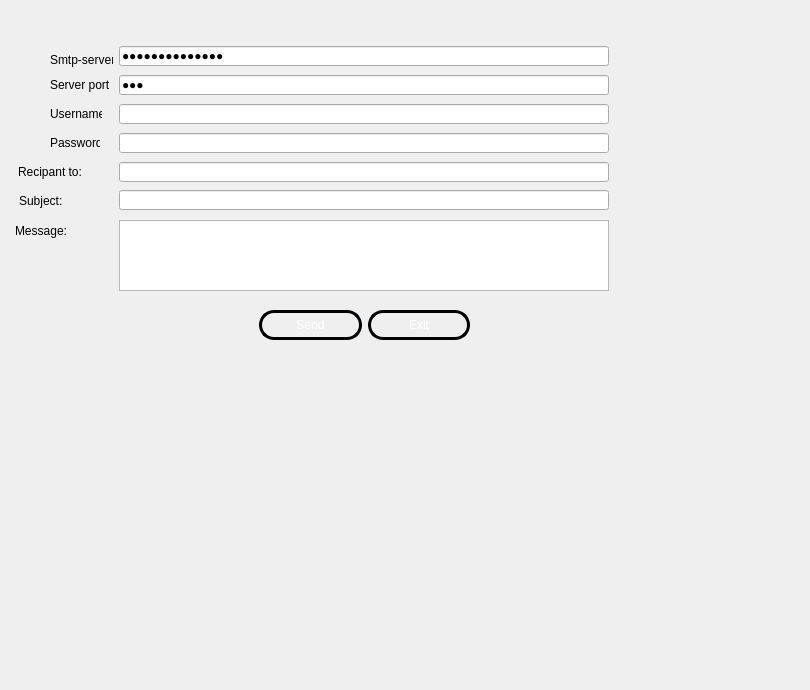
      <widget class="QWidget" name="tab">
       <attribute name="title">
        <string>Mail</string>
       </attribute>
       <widget class="QLabel" name="label_28">
        <property name="geometry">
         <rect>
          <x>50</x>
          <y>133</y>
          <width>50</width>
          <height>20</height>
         </rect>
        </property>
        <property name="text">
         <string>Password:</string>
        </property>
       </widget>
       <widget class="QLabel" name="label_30">
        <property name="geometry">
         <rect>
          <x>19</x>
          <y>191</y>
          <width>71</width>
          <height>20</height>
         </rect>
        </property>
        <property name="styleSheet">
         <string notr="true">QLabel{
Font-size: 15px;
color: white

};

</string>
        </property>
        <property name="text">
         <string>Subject:</string>
        </property>
       </widget>
       <widget class="QLineEdit" name="rcpt">
        <property name="geometry">
         <rect>
          <x>119</x>
          <y>162</y>
          <width>490</width>
          <height>20</height>
         </rect>
        </property>
       </widget>
       <widget class="QLineEdit" name="server">
        <property name="geometry">
         <rect>
          <x>119</x>
          <y>46</y>
          <width>490</width>
          <height>20</height>
         </rect>
        </property>
        <property name="text">
         <string>smtp.gmail.com</string>
        </property>
        <property name="echoMode">
         <enum>QLineEdit::Password</enum>
        </property>
       </widget>
       <widget class="QLineEdit" name="uname">
        <property name="geometry">
         <rect>
          <x>119</x>
          <y>104</y>
          <width>490</width>
          <height>20</height>
         </rect>
        </property>
        <property name="text">
         <string/>
        </property>
       </widget>
       <widget class="QLineEdit" name="subject">
        <property name="geometry">
         <rect>
          <x>119</x>
          <y>190</y>
          <width>490</width>
          <height>20</height>
         </rect>
        </property>
       </widget>
       <widget class="QPlainTextEdit" name="msg">
        <property name="geometry">
         <rect>
          <x>119</x>
          <y>220</y>
          <width>490</width>
          <height>71</height>
         </rect>
        </property>
       </widget>
       <widget class="QLineEdit" name="paswd">
        <property name="geometry">
         <rect>
          <x>119</x>
          <y>133</y>
          <width>490</width>
          <height>20</height>
         </rect>
        </property>
        <property name="inputMask">
         <string/>
        </property>
        <property name="text">
         <string/>
        </property>
        <property name="echoMode">
         <enum>QLineEdit::Password</enum>
        </property>
       </widget>
       <widget class="QLineEdit" name="port">
        <property name="geometry">
         <rect>
          <x>119</x>
          <y>75</y>
          <width>490</width>
          <height>20</height>
         </rect>
        </property>
        <property name="text">
         <string>465</string>
        </property>
        <property name="echoMode">
         <enum>QLineEdit::Password</enum>
        </property>
       </widget>
       <widget class="QWidget" name="layoutWidget_2">
        <property name="geometry">
         <rect>
          <x>259</x>
          <y>295</y>
          <width>211</width>
          <height>61</height>
         </rect>
        </property>
        <layout class="QHBoxLayout" name="horizontalLayout">
         <item>
          <widget class="QPushButton" name="sendBtn">
           <property name="styleSheet">
            <string notr="true"> QPushButton {
color: #ffffff;
border: 3px solid #010203;
font: 8pt &quot;MS Reference Sans Serif&quot;;
border-radius: 15px;
padding: 5px;
background: qradialgradient(cx: 0.3, cy: -0.4,
fx: 0.3, fy: -0.4,
radius: 3, stop: 0 #010203, stop: 1 #c4c9c7);
min-width: 80px;
}

QPushButton:hover {
background: qradialgradient(cx: 0.3, cy: -0.4,
fx: 0.3, fy: -0.4,
radius: 3, stop: 0 #010203, stop: 1 #010203);
}

 QPushButton:pressed {
background: qradialgradient(cx: 0.4, cy: -0.1,
fx: 0.4, fy: -0.1,
radius: 3, stop: 0 #c4c9c7, stop: 1 #c4c9c7);
}</string>
           </property>
           <property name="text">
            <string>Send</string>
           </property>
          </widget>
         </item>
         <item>
          <widget class="QPushButton" name="exitBtn">
           <property name="styleSheet">
            <string notr="true"> QPushButton {
color: #ffffff;
border: 3px solid #010203;
font: 8pt &quot;MS Reference Sans Serif&quot;;
border-radius: 15px;
padding: 5px;
background: qradialgradient(cx: 0.3, cy: -0.4,
fx: 0.3, fy: -0.4,
radius: 3, stop: 0 #010203, stop: 1 #c4c9c7);
min-width: 80px;
}

QPushButton:hover {
background: qradialgradient(cx: 0.3, cy: -0.4,
fx: 0.3, fy: -0.4,
radius: 3, stop: 0 #010203, stop: 1 #010203);
}

 QPushButton:pressed {
background: qradialgradient(cx: 0.4, cy: -0.1,
fx: 0.4, fy: -0.1,
radius: 3, stop: 0 #c4c9c7, stop: 1 #c4c9c7);
}</string>
           </property>
           <property name="text">
            <string>Exit</string>
           </property>
          </widget>
         </item>
        </layout>
       </widget>
       <widget class="QLabel" name="label_25">
        <property name="geometry">
         <rect>
          <x>50</x>
          <y>50</y>
          <width>63</width>
          <height>20</height>
         </rect>
        </property>
        <property name="text">
         <string>Smtp-server:</string>
        </property>
       </widget>
       <widget class="QLabel" name="label_26">
        <property name="geometry">
         <rect>
          <x>50</x>
          <y>75</y>
          <width>59</width>
          <height>20</height>
         </rect>
        </property>
        <property name="text">
         <string>Server port:</string>
        </property>
       </widget>
       <widget class="QLabel" name="label_27">
        <property name="geometry">
         <rect>
          <x>50</x>
          <y>104</y>
          <width>52</width>
          <height>20</height>
         </rect>
        </property>
        <property name="text">
         <string>Username:</string>
        </property>
       </widget>
       <widget class="QLabel" name="label_29">
        <property name="geometry">
         <rect>
          <x>18</x>
          <y>162</y>
          <width>91</width>
          <height>20</height>
         </rect>
        </property>
        <property name="styleSheet">
         <string notr="true">QLabel{
Font-size: 15px;
color: white

};

</string>
        </property>
        <property name="text">
         <string>Recipant to:</string>
        </property>
       </widget>
       <widget class="QLabel" name="label_31">
        <property name="geometry">
         <rect>
          <x>15</x>
          <y>220</y>
          <width>81</width>
          <height>22</height>
         </rect>
        </property>
        <property name="styleSheet">
         <string notr="true">QLabel{
Font-size: 15px;
color: white

};

</string>
        </property>
        <property name="text">
         <string>Message:</string>
        </property>
       </widget>
       <widget class="QLabel" name="label_14">
        <property name="geometry">
         <rect>
          <x>-20</x>
          <y>-200</y>
          <width>801</width>
          <height>681</height>
         </rect>
        </property>
        <property name="styleSheet">
         <string notr="true">border-image: url(C:/Users/MY HP/Desktop/QT/5edma avec metier sans intg/Crud employe,mission/projet2020/malek/jribidesign.png);
</string>
        </property>
        <property name="text">
         <string/>
        </property>
       </widget>
       <widget class="QLabel" name="label_17">
        <property name="geometry">
         <rect>
          <x>0</x>
          <y>2</y>
          <width>731</width>
          <height>431</height>
         </rect>
        </property>
        <property name="styleSheet">
         <string notr="true">border-image: url(C:/Users/Dali/Desktop/Crud Offre,Candidats/projet2020/malek/dalu.png);
</string>
        </property>
        <property name="text">
         <string/>
        </property>
       </widget>
       <widget class="QLabel" name="label_19">
        <property name="geometry">
         <rect>
          <x>-10</x>
          <y>-8</y>
          <width>751</width>
          <height>401</height>
         </rect>
        </property>
        <property name="styleSheet">
         <string notr="true">border-image: url(C:/Users/Dali/Desktop/Crud employe,mission/projet2021/jribi/dalu.png);</string>
        </property>
        <property name="text">
         <string/>
        </property>
       </widget>
       <zorder>label_27</zorder>
       <zorder>label_28</zorder>
       <zorder>paswd</zorder>
       <zorder>uname</zorder>
       <zorder>label_26</zorder>
       <zorder>label_25</zorder>
       <zorder>port</zorder>
       <zorder>server</zorder>
       <zorder>label_17</zorder>
       <zorder>label_14</zorder>
       <zorder>label_19</zorder>
       <zorder>label_30</zorder>
       <zorder>rcpt</zorder>
       <zorder>subject</zorder>
       <zorder>msg</zorder>
       <zorder>layoutWidget_2</zorder>
       <zorder>label_29</zorder>
       <zorder>label_31</zorder>
      </widget>
